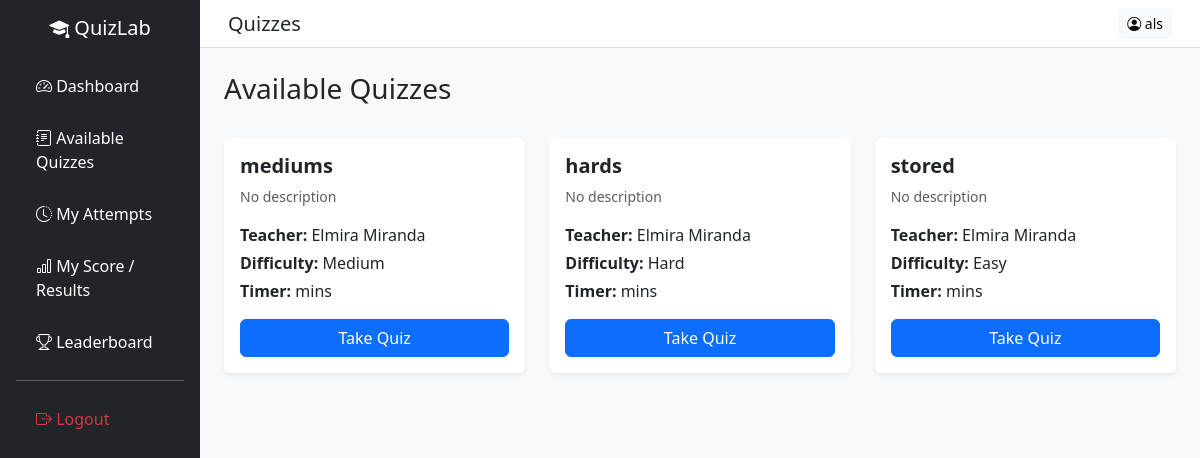
Page /frontend/student/available_quizzes.php (signed in) on the committed database.
### tables this page shows
CREATE TABLE `quizzes` (
  `quiz_id` int(11) NOT NULL,
  `teacher_id` int(11) NOT NULL,
  `title` varchar(255) NOT NULL,
  `description` text DEFAULT NULL,
  `status` enum('draft','published') DEFAULT 'draft',
  `created_at` timestamp NOT NULL DEFAULT current_timestamp(),
  `quiz_type` enum('multiple_choice','identification','true_false','enumeration') NOT NULL DEFAULT 'multiple_choice',
  `difficulty` enum('easy','medium','hard') NOT NULL DEFAULT 'medium'
);

### frontend/student/available_quizzes.php (the view, shortened to what this page needs)
<?php
require_once "../../backend/database.php";
$stmt = $pdo->prepare("
    SELECT
        q.quiz_id,
        q.title,
        q.description,
        q.difficulty,
        q.created_at,
        CONCAT(u.firstname, ' ', u.lastname) AS teacher_name
    FROM quizzes q
    INNER JOIN users u ON q.teacher_id = u.user_id
    WHERE q.status = 'published'
    ORDER BY q.created_at DESC
");
$stmt->execute();
$quizzes = $stmt->fetchAll(PDO::FETCH_ASSOC);
?>
<!DOCTYPE html>
<html>
<head>
    <link href="https://cdn.jsdelivr.net/npm/bootstrap@5.3.2/dist/css/bootstrap.min.css" rel="stylesheet">
    <link rel="stylesheet" href="https://cdn.jsdelivr.net/npm/bootstrap-icons@1.11.1/font/bootstrap-icons.css">
    <link rel="stylesheet" href="style.css">
</head>
<body class="bg-light">
    <div class="container-fluid">
        <div class="row">
            <div class="col-md-2 p-0">
                <?php include "nav.php"; ?>
            </div>
            <div class="col-md-10 p-0">
                <nav class="navbar navbar-expand-lg topbar px-3">
                    <div class="container-fluid">
                        <h5 class="mb-0">Quizzes</h5>
                        <a href="profile.php" class="btn btn-light btn-sm">
                            <i class="bi bi-person-circle"></i> <?= htmlspecialchars($_SESSION['name']); ?>
                        </a>
                    </div>
                </nav>
                <div class="p-4">
                    <div class="d-flex justify-content-between align-items-center mb-4">
                        <h3>Available Quizzes</h3>
                    </div>
                    <div class="row">
                        <?php foreach ($quizzes as $quiz): ?>
                            <div class="col-md-4 mb-4">
                                <div class="card shadow-sm border-0 h-100">
                                    <div class="card-body d-flex flex-column">
                                        <h5 class="fw-bold">
                                            <?= htmlspecialchars($quiz['title']); ?>
                                        </h5>
                                        <p class="text-muted small">
                                            <?= htmlspecialchars($quiz['description'] ?: 'No description'); ?>
                                        </p>
                                        <p class="mb-1">
                                            <strong>Teacher:</strong>
                                            <?= htmlspecialchars($quiz['teacher_name']); ?>
                                        </p>
                                        <p class="mb-1">
                                            <strong>Difficulty:</strong>
                                            <?= ucfirst($quiz['difficulty']); ?>
                                        </p>
                                        <p class="mb-3">
                                            <strong>Timer:</strong>
                                            <?= $quiz['timer']; ?> mins
                                        </p>
                                        <div class="mt-auto">
                                            <a href="take_quiz.php?id=<?= $quiz['quiz_id']; ?>"
                                                class="btn btn-primary w-100">
                                                Take Quiz
                                            </a>
                                        </div>
                                    </div>
                                </div>
                            </div>
                        <?php endforeach; ?>
                    </div>
                </div>
            </div>
        </div>
    </div>
</body>
</html>

### frontend/student/style.css (style rules this page uses)
body { background:#f5f6fa; }
.topbar { background:white; border-bottom:1px solid #ddd; }

### rows in the picture
quizzes: title "mediums", description "No description", teacher_name "Elmira Miranda", difficulty "Medium"
quizzes: title "hards", description "No description", teacher_name "Elmira Miranda", difficulty "Hard"
quizzes: title "stored", description "No description", teacher_name "Elmira Miranda", difficulty "Easy"

### other values in the picture
$_SESSION['name'] "als"
